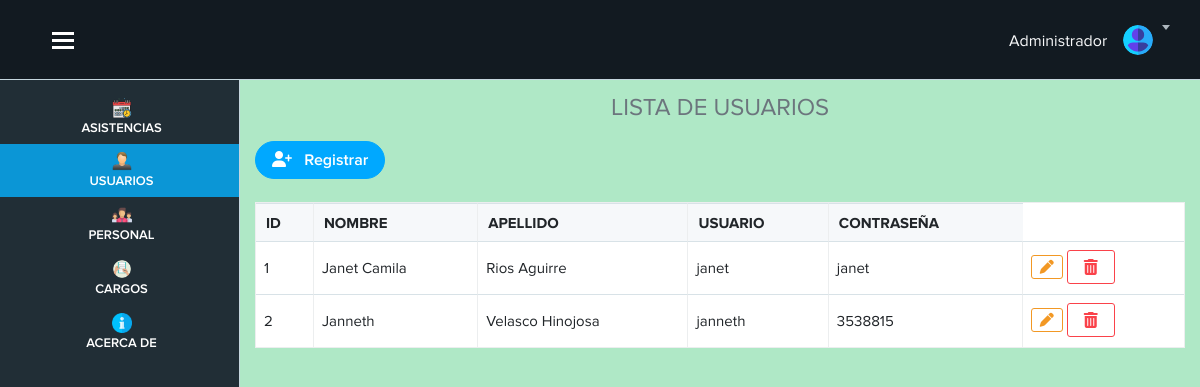
/view/usuario.php (signed in), run on the app's committed database.
### tables this page shows
CREATE TABLE `usuario` (
`id_usuario` int(11) NOT NULL AUTO_INCREMENT,
`nombre` varchar(100) DEFAULT NULL,
`apellido` varchar(100) DEFAULT NULL,
`usuario` varchar(100) NOT NULL,
`password` varchar(255) NOT NULL,
PRIMARY KEY (`id_usuario`)
);

### view/usuario.php (the view, shortened to what this page needs)
<?php require ('./layout/topbar.php'); ?>
<?php require ('./layout/sidebar.php'); ?>
<div class="page-content">
  <h4 class="text-center text-secondary">LISTA DE USUARIOS</h4>
  <?php
  include "../model/conexion.php";
  $sql = $conexion->query(" SELECT * from usuario ")
    ?>
  <a href="registrousuario.php" class="btn btn-primary btn-rounded mb-2 "> <i class="fa-solid fa-user-plus"></i> &nbsp;
    Registrar</a>
  <table class="table table-bordered table-hover col-12" id="example">
    <thead>
      <tr>
        <th scope="col">ID</th>
        <th scope="col">NOMBRE</th>
        <th scope="col">APELLIDO</th>
        <th scope="col">USUARIO</th>
        <th scope="col">CONTRASEÑA</th>
      </tr>
    </thead>
    <tbody>
      <?php
      while ($datos = $sql->fetch_object()) { ?>
        <tr>
          <td>
            <?= $datos->id_usuario ?>
          </td>
          <td>
            <?= $datos->nombre ?>
          </td>
          <td>
            <?= $datos->apellido ?>
          </td>
          <td>
            <?= $datos->usuario ?>
          </td>
          <td>
            <?= $datos->password ?>
          </td>
          <td>
            <a href="" data-toggle="modal" data-target="#exampleModal<?= $datos->id_usuario ?>"
              class="btn btn-warning-outline btn-sm"><i class="fa-solid fa-pen"></i></a>
            <a href="usuario.php?id=<?= $datos->id_usuario ?>" onclick="advertencia(event)" class="btn btn-danger-outline">
              <i class="fa-solid fa-trash-can"></i> </a>
          </td>
        </tr>
      <?php }
      ?>
    </tbody>
  </table>
</div>
</div>
<?php require ('./layout/footer.php'); ?>

### view/layout/topbar.php (style rules this page uses)
body { background: rgb(175, 232, 198); }
.page-content { margin-top: 70px; }

### data on the page
usuario: id_usuario "1", nombre "Janet Camila", apellido "Rios Aguirre", usuario "janet", password "janet"
usuario: id_usuario "2", nombre "Janneth", apellido "Velasco Hinojosa", usuario "janneth", password "3538815"
